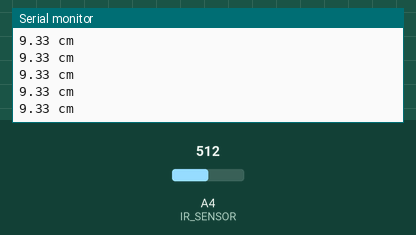
A sketch run on a simulated Arduino Uno, built with avr-gcc and run on an emulated ATmega328P. On the bench: the last lines printed to the serial monitor. Inputs (shaded band) come from the test bench; at power-on: A4 (IR_SENSOR) = 512.

Above: at 1.2 s.
1.3 s: A4 (IR_SENSOR) set to 716
At 1.56 s:
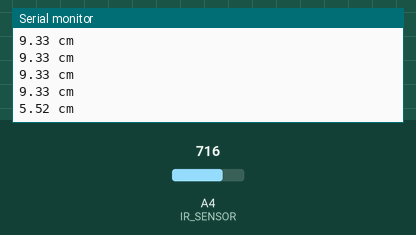
2.8 s: A4 (IR_SENSOR) set to 900
At 2.96 s:
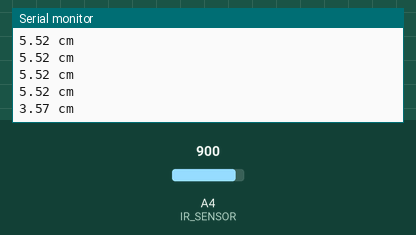
Timing chart, 0 to 5.8 s (numbered marks = the images above; inputs shaded):
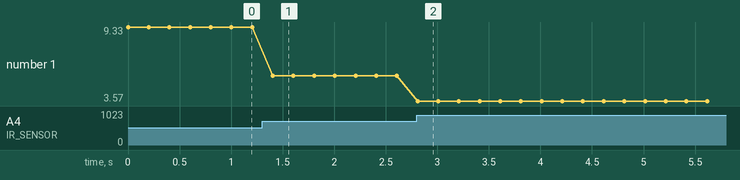

The sketch:

ir_sensor.ino
```cpp
int IR_SENSOR = 18; // Sensor is connected to the analog A3
int intSensorResult = 0; //Sensor result
float fltSensorCalc = 0; //Calculated value


void setup()
{
Serial.begin(115200); // Setup communication with computer to present results serial monitor
}


void loop()
{
// read the value from the ir sensor


intSensorResult = analogRead(IR_SENSOR); //Get sensor value
fltSensorCalc = (6787.0 / (intSensorResult - 3.0)) - 4.0; //Calculate distance in cm


Serial.print(fltSensorCalc); //Send distance to computer
Serial.println(" cm"); //Add cm to result
delay(200); //Wait
}
```

Measured:
- after the input at 1.3 s, the serial monitor: prints a new line after 0.10 s (image 1)
- after the input at 2.8 s, the serial monitor: prints a new line at once (image 2)
- plotted number 1: 9.33 → 5.52 after the input at 1.3 s, 5.52 → 3.57 after the input at 2.8 s
